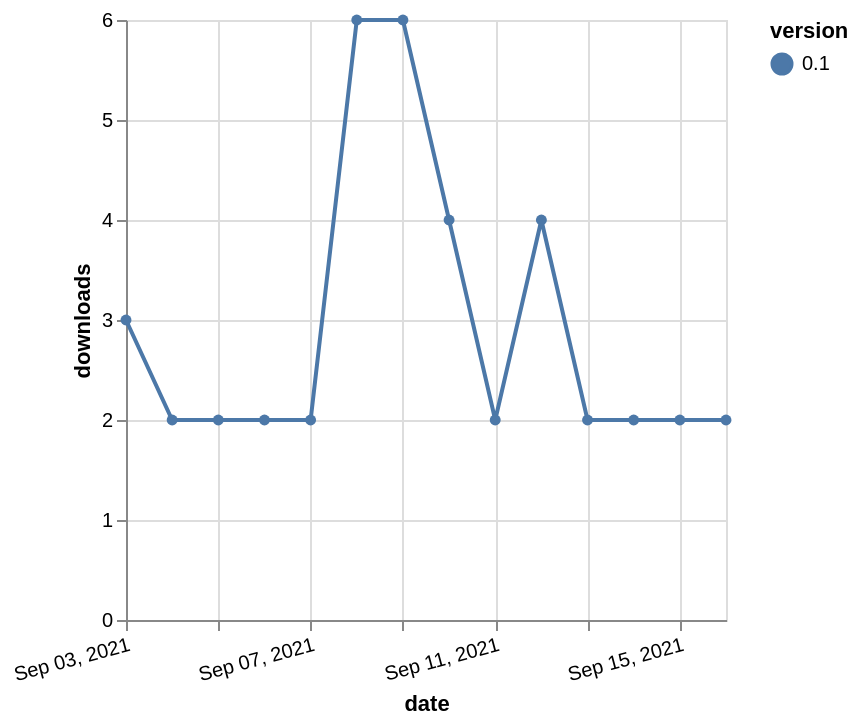

Write a Vega-Lite specification for this figure.
### Vega-Lite specification from a JSON file in a GitHub repository (floating-point values rounded to 4 significant figures)
{"$schema": "https://vega.github.io/schema/vega-lite/v5.json", "description": "A simple bar chart with embedded data.", "data": {"values": [{"date": "2021-09-03", "total": 4596, "delta": 3, "version": "0.1"}, {"date": "2021-09-04", "total": 4598, "delta": 2, "version": "0.1"}, {"date": "2021-09-05", "total": 4600, "delta": 2, "version": "0.1"}, {"date": "2021-09-06", "total": 4602, "delta": 2, "version": "0.1"}, {"date": "2021-09-07", "total": 4604, "delta": 2, "version": "0.1"}, {"date": "2021-09-08", "total": 4610, "delta": 6, "version": "0.1"}, {"date": "2021-09-09", "total": 4616, "delta": 6, "version": "0.1"}, {"date": "2021-09-10", "total": 4620, "delta": 4, "version": "0.1"}, {"date": "2021-09-11", "total": 4622, "delta": 2, "version": "0.1"}, {"date": "2021-09-12", "total": 4626, "delta": 4, "version": "0.1"}, {"date": "2021-09-13", "total": 4628, "delta": 2, "version": "0.1"}, {"date": "2021-09-14", "total": 4630, "delta": 2, "version": "0.1"}, {"date": "2021-09-15", "total": 4632, "delta": 2, "version": "0.1"}, {"date": "2021-09-16", "total": 4634, "delta": 2, "version": "0.1"}]}, "width": "container", "mark": {"type": "line", "point": {"filled": true}}, "encoding": {"x": {"field": "date", "type": "temporal", "timeUnit": "yearmonthdate", "title": "date", "axis": {"labelAngle": -15}}, "y": {"field": "delta", "type": "quantitative", "title": "downloads"}, "color": {"field": "version", "type": "nominal"}, "tooltip": {"field": "delta"}}}
